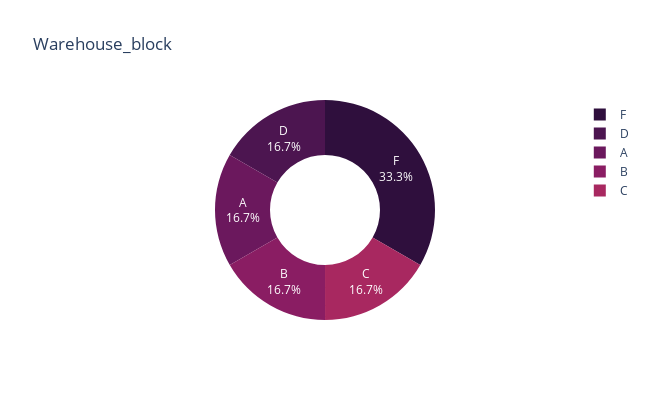
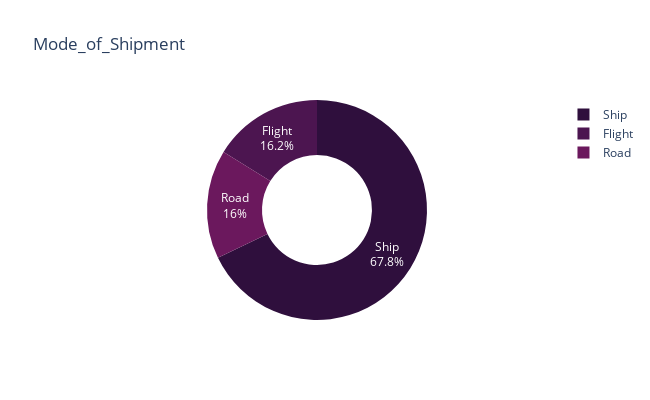
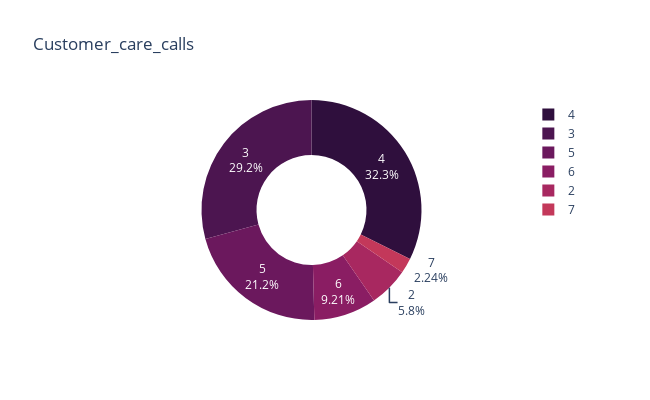
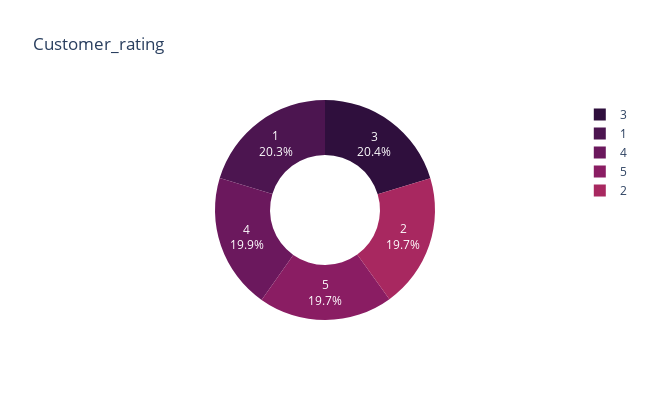

The notebook cell these images were saved under, in order:
### Code cell
for col in categorical_cols:
    df_count = df[col].value_counts().reset_index()
    df_count.columns = [col, 'value_counts']
    fig = px.pie(df_count, names = col, values = 'value_counts',
                color_discrete_sequence = px.colors.sequential.matter_r, 
                width = 650, height = 400, hole = 0.5, title=col)
    fig.update_traces(textinfo = 'percent+label')
    fig.show()
    plt.figure(figsize = (8, 6))
    sns.countplot(col, hue = 'Reached.on.Time_Y.N', data = df, palette='rocket')
    plt.show()

### Figure 1 — Plotly figure (JSON) as saved in the notebook; plotly's stock layout.template omitted (floating-point values rounded to 4 significant figures)
{"data": [{"domain": {"x": [0, 1], "y": [0, 1]}, "hole": 0.5, "hovertemplate": "Warehouse_block=%{label}<br>value_counts=%{value}<extra></extra>", "labels": ["F", "D", "A", "B", "C"], "legendgroup": "", "name": "", "showlegend": true, "textinfo": "percent+label", "type": "pie", "values": [3666, 1834, 1833, 1833, 1833]}], "layout": {"height": 400, "legend": {"tracegroupgap": 0}, "piecolorway": ["rgb(47, 15, 61)", "rgb(76, 21, 80)", "rgb(107, 24, 93)", "rgb(138, 29, 99)", "rgb(168, 40, 96)", "rgb(195, 56, 90)", "rgb(216, 80, 83)", "rgb(231, 109, 84)", "rgb(240, 142, 98)", "rgb(246, 173, 119)", "rgb(250, 205, 145)", "rgb(253, 237, 176)"], "title": {"text": "Warehouse_block"}, "width": 650}}

### Figure 2 — Plotly figure (JSON) as saved in the notebook; plotly's stock layout.template omitted (floating-point values rounded to 4 significant figures)
{"data": [{"domain": {"x": [0, 1], "y": [0, 1]}, "hole": 0.5, "hovertemplate": "Mode_of_Shipment=%{label}<br>value_counts=%{value}<extra></extra>", "labels": ["Ship", "Flight", "Road"], "legendgroup": "", "name": "", "showlegend": true, "textinfo": "percent+label", "type": "pie", "values": [7462, 1777, 1760]}], "layout": {"height": 400, "legend": {"tracegroupgap": 0}, "piecolorway": ["rgb(47, 15, 61)", "rgb(76, 21, 80)", "rgb(107, 24, 93)", "rgb(138, 29, 99)", "rgb(168, 40, 96)", "rgb(195, 56, 90)", "rgb(216, 80, 83)", "rgb(231, 109, 84)", "rgb(240, 142, 98)", "rgb(246, 173, 119)", "rgb(250, 205, 145)", "rgb(253, 237, 176)"], "title": {"text": "Mode_of_Shipment"}, "width": 650}}

### Figure 3 — Plotly figure (JSON) as saved in the notebook; plotly's stock layout.template omitted (floating-point values rounded to 4 significant figures)
{"data": [{"domain": {"x": [0, 1], "y": [0, 1]}, "hole": 0.5, "hovertemplate": "Customer_care_calls=%{label}<br>value_counts=%{value}<extra></extra>", "labels": [4, 3, 5, 6, 2, 7], "legendgroup": "", "name": "", "showlegend": true, "textinfo": "percent+label", "type": "pie", "values": [3557, 3217, 2328, 1013, 638, 246]}], "layout": {"height": 400, "legend": {"tracegroupgap": 0}, "piecolorway": ["rgb(47, 15, 61)", "rgb(76, 21, 80)", "rgb(107, 24, 93)", "rgb(138, 29, 99)", "rgb(168, 40, 96)", "rgb(195, 56, 90)", "rgb(216, 80, 83)", "rgb(231, 109, 84)", "rgb(240, 142, 98)", "rgb(246, 173, 119)", "rgb(250, 205, 145)", "rgb(253, 237, 176)"], "title": {"text": "Customer_care_calls"}, "width": 650}}

### Figure 4 — Plotly figure (JSON) as saved in the notebook; plotly's stock layout.template omitted (floating-point values rounded to 4 significant figures)
{"data": [{"domain": {"x": [0, 1], "y": [0, 1]}, "hole": 0.5, "hovertemplate": "Customer_rating=%{label}<br>value_counts=%{value}<extra></extra>", "labels": [3, 1, 4, 5, 2], "legendgroup": "", "name": "", "showlegend": true, "textinfo": "percent+label", "type": "pie", "values": [2239, 2235, 2189, 2171, 2165]}], "layout": {"height": 400, "legend": {"tracegroupgap": 0}, "piecolorway": ["rgb(47, 15, 61)", "rgb(76, 21, 80)", "rgb(107, 24, 93)", "rgb(138, 29, 99)", "rgb(168, 40, 96)", "rgb(195, 56, 90)", "rgb(216, 80, 83)", "rgb(231, 109, 84)", "rgb(240, 142, 98)", "rgb(246, 173, 119)", "rgb(250, 205, 145)", "rgb(253, 237, 176)"], "title": {"text": "Customer_rating"}, "width": 650}}
